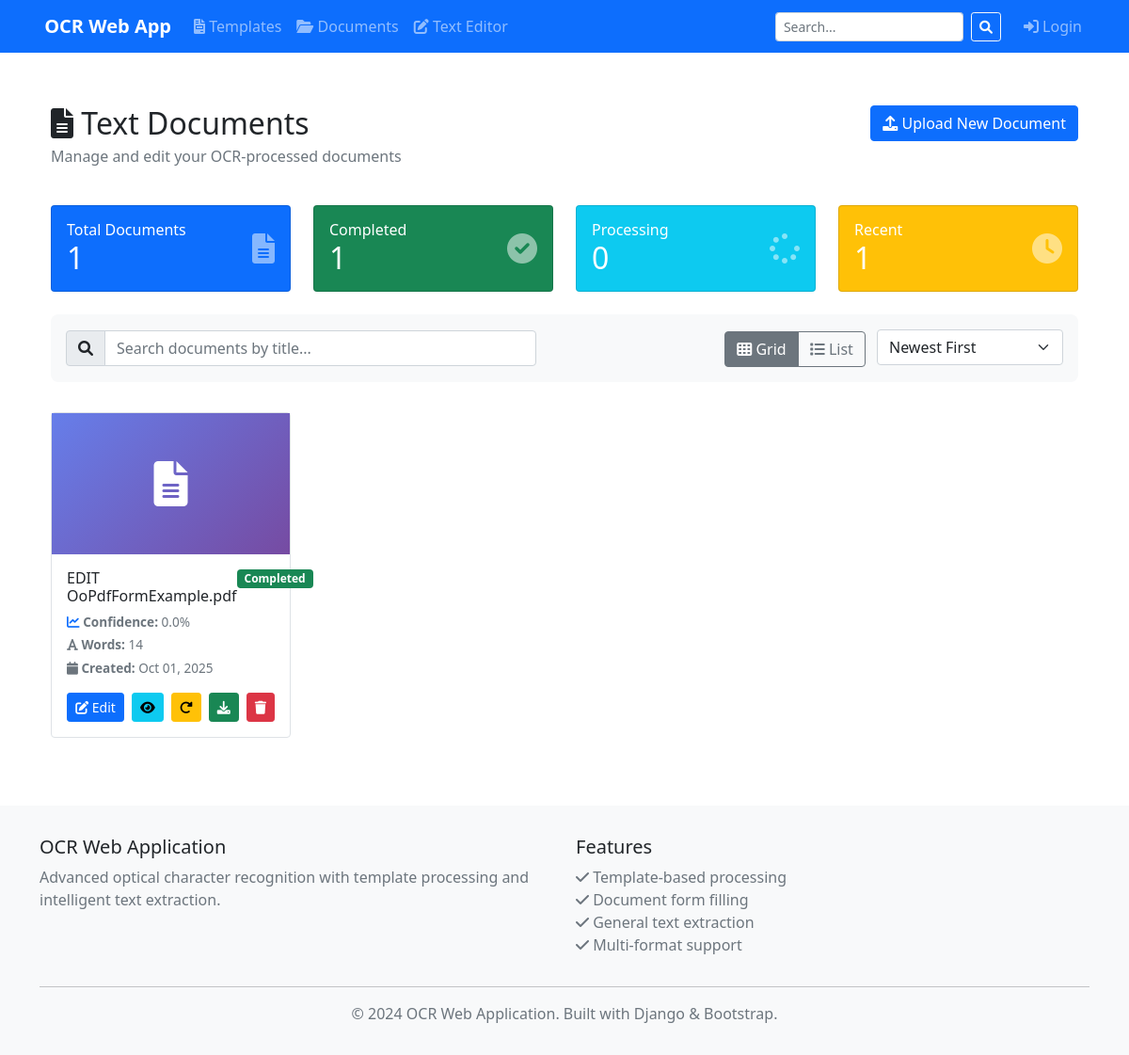
Page /editor/list/ on the earlier database version.
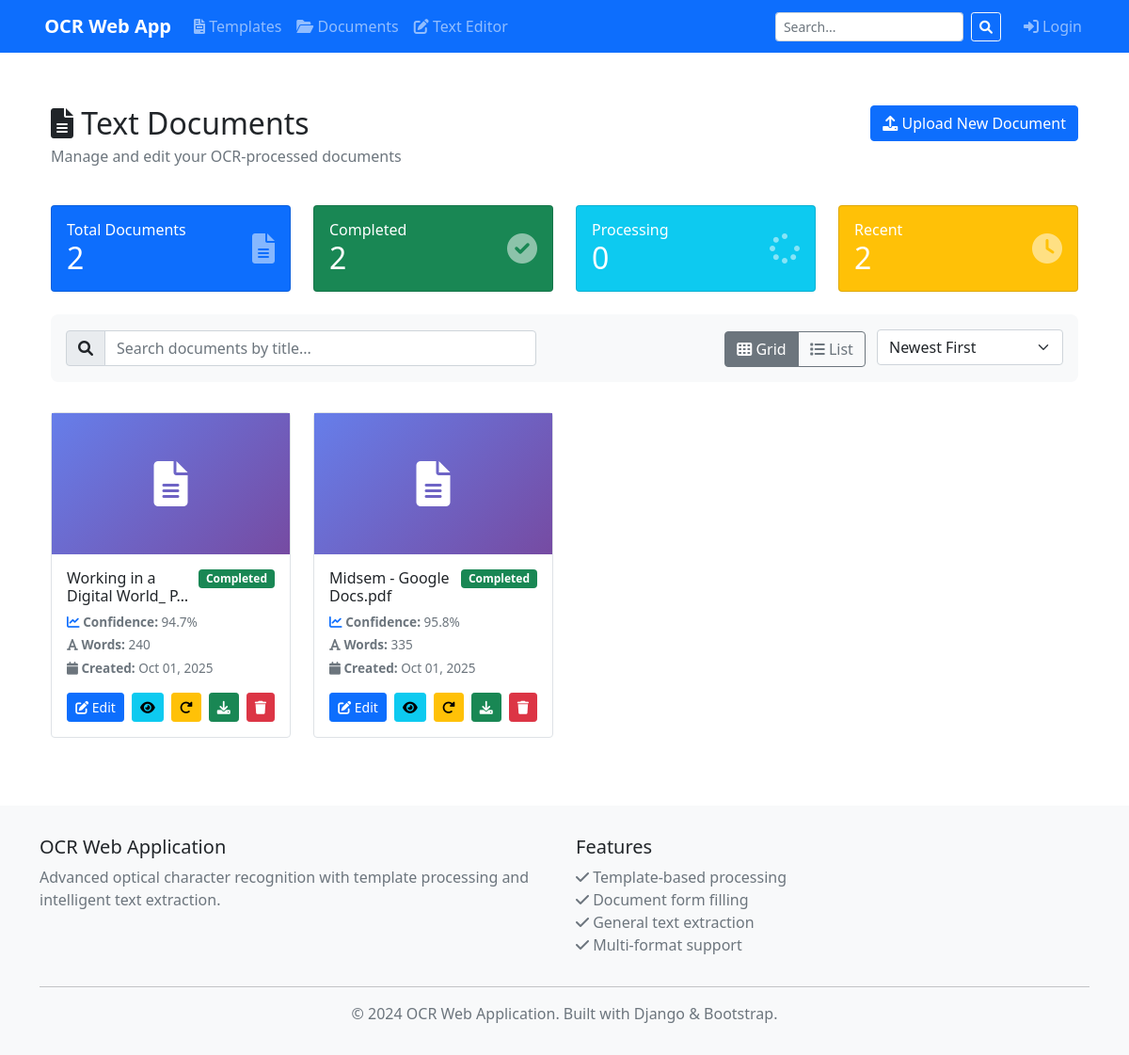
Same page on the later database version.
### editor/models.py (models this page shows, shortened)
class TextDocument(models.Model):
    PROCESSING_STATUS_CHOICES = [
        ('pending', 'Pending'),
        ('processing', 'Processing'),
        ('completed', 'Completed'),
        ('failed', 'Failed'),
    ]
    title = models.CharField(max_length=200)
    original_file = models.FileField(upload_to='uploads/editor/', blank=True, null=True)
    extracted_text = models.TextField(blank=True)
    confidence_score = models.FloatField(default=0.0)
    processing_status = models.CharField(
        max_length=20,
        choices=PROCESSING_STATUS_CHOICES,
        default='pending'
    )
    created_at = models.DateTimeField(default=timezone.now)
    updated_at = models.DateTimeField(auto_now=True)
    class Meta:
        ordering = ['-created_at']
        verbose_name = 'Text Document'
        verbose_name_plural = 'Text Documents'
    @property
    def word_count(self):
        return len(self.extracted_text.split()) if self.extracted_text else 0

### editor/views.py (the view)
# urls.py: path('list/', views.text_document_list, name='text_document_list'),
def text_document_list(request):
    documents = TextDocument.objects.order_by('-created_at')
    context = {
        'documents': documents,
    }
    return render(request, 'editor/document_list.html', context)

### templates/editor/document_list.html (shortened to what the changed rows need)
{% extends 'base/base.html' %}
{% load static %}
{% block content %}
<div class="container-fluid py-4">
    <div class="row mb-4">
        <div class="col-md-8">
            <h2 class="mb-1">
                <i class="fas fa-file-alt"></i> Text Documents
            </h2>
        </div>
    </div>
    <div class="row mb-4">
        <div class="col-md-3">
            <div class="card bg-primary text-white">
                <div class="card-body">
                    <div class="d-flex justify-content-between align-items-center">
                        <div>
                            <h6 class="mb-0">Total Documents</h6>
                            <h2 class="mb-0">{{ documents.count }}</h2>
                        </div>
                    </div>
                </div>
            </div>
        </div>
        <div class="col-md-3">
            <div class="card bg-success text-white">
                <div class="card-body">
                    <div class="d-flex justify-content-between align-items-center">
                        <div>
                            <h6 class="mb-0">Completed</h6>
                            <h2 class="mb-0">{{ documents|length }}</h2>
                        </div>
                    </div>
                </div>
            </div>
        </div>
        <div class="col-md-3">
            <div class="card bg-info text-white">
                <div class="card-body">
                    <div class="d-flex justify-content-between align-items-center">
                        <div>
                            <h2 class="mb-0">0</h2>
                        </div>
                    </div>
                </div>
            </div>
        </div>
        <div class="col-md-3">
            <div class="card bg-warning text-white">
                <div class="card-body">
                    <div class="d-flex justify-content-between align-items-center">
                        <div>
                            <h6 class="mb-0">Recent</h6>
                            <h2 class="mb-0">{{ documents|slice:":7"|length }}</h2>
                        </div>
                    </div>
                </div>
            </div>
        </div>
    </div>
    {% if documents %}
    <div class="row g-4" id="documentsContainer">
        {% for document in documents %}
        <div class="col-md-4 col-lg-3 document-item"
             data-title="{{ document.title|lower }}"
             data-date="{{ document.created_at|date:'Y-m-d' }}"
             data-confidence="{{ document.confidence_score }}">
            <div class="card document-card">
                <div class="document-thumbnail">
                    <i class="fas fa-file-alt"></i>
                </div>
                <div class="card-body">
                    <div class="d-flex justify-content-between align-items-start mb-2">
                        <h5 class="card-title mb-0" style="font-size: 1rem;">
                            {{ document.title|truncatechars:30 }}
                        </h5>
                        <span class="badge
                            {% if document.processing_status == 'completed' %}bg-success
                            {% elif document.processing_status == 'processing' %}bg-info
                            {% elif document.processing_status == 'failed' %}bg-danger
                            {% else %}bg-secondary{% endif %} status-badge">
                            {{ document.get_processing_status_display }}
                        </span>
                    </div>
                    <div class="document-stats mb-3">
                        <div class="mb-1">
                            <i class="fas fa-chart-line text-primary"></i>
                            <strong>Confidence:</strong> {{ document.confidence_score|floatformat:1 }}%
                        </div>
                        <div class="mb-1">
                            <i class="fas fa-font"></i>
                            <strong>Words:</strong> {{ document.word_count }}
                        </div>
                        <div class="mb-1">
                            <i class="fas fa-calendar"></i>
                            <strong>Created:</strong> {{ document.created_at|date:"M d, Y" }}
                        </div>
                    </div>
                    <div class="document-actions">
                        <a href="{% url 'editor:edit_text_document' document.id %}"
                           class="btn btn-sm btn-primary flex-fill">
                            <i class="fas fa-edit"></i> Edit
                        </a>
                        <button type="button" class="btn btn-sm btn-info"
                                onclick="previewDocument({{ document.id }})">
                            <i class="fas fa-eye"></i>
                        </button>
                        <a href="{% url 'editor:reprocess_text_document' document.id %}"
                           class="btn btn-sm btn-warning"
                           title="Reprocess with OCR">
                            <i class="fas fa-redo-alt"></i>
                        </a>
                        <a href="{% url 'editor:export_text_document' document.id %}"
                           class="btn btn-sm btn-success">
                            <i class="fas fa-download"></i>
                        </a>
                        <button type="button" class="btn btn-sm btn-danger"
                                onclick="confirmDelete({{ document.id }}, '{{ document.title|escapejs }}')">
                            <i class="fas fa-trash"></i>
                        </button>
                    </div>
                </div>
            </div>
        </div>
        {% endfor %}
    </div>
    {% endif %}
</div>
{% endblock %}

Differences in the rows shown:
removed TextDocument: title "EDIT OoPdfFormExample.pdf", processing_status "Completed", confidence_score "0.0", word_count "14", created_at "Oct 01, 2025"
added TextDocument: title "Working in a Digital World_ P…", processing_status "Completed", confidence_score "94.7", word_count "240", created_at "Oct 01, 2025"
added TextDocument: title "Midsem - Google Docs.pdf", processing_status "Completed", confidence_score "95.8", word_count "335", created_at "Oct 01, 2025"
Other differences:
{{ documents.count }}: "1" → "2"
{{ documents|length }}: "1" → "2"
{{ documents|slice:":7"|length }}: "1" → "2"
